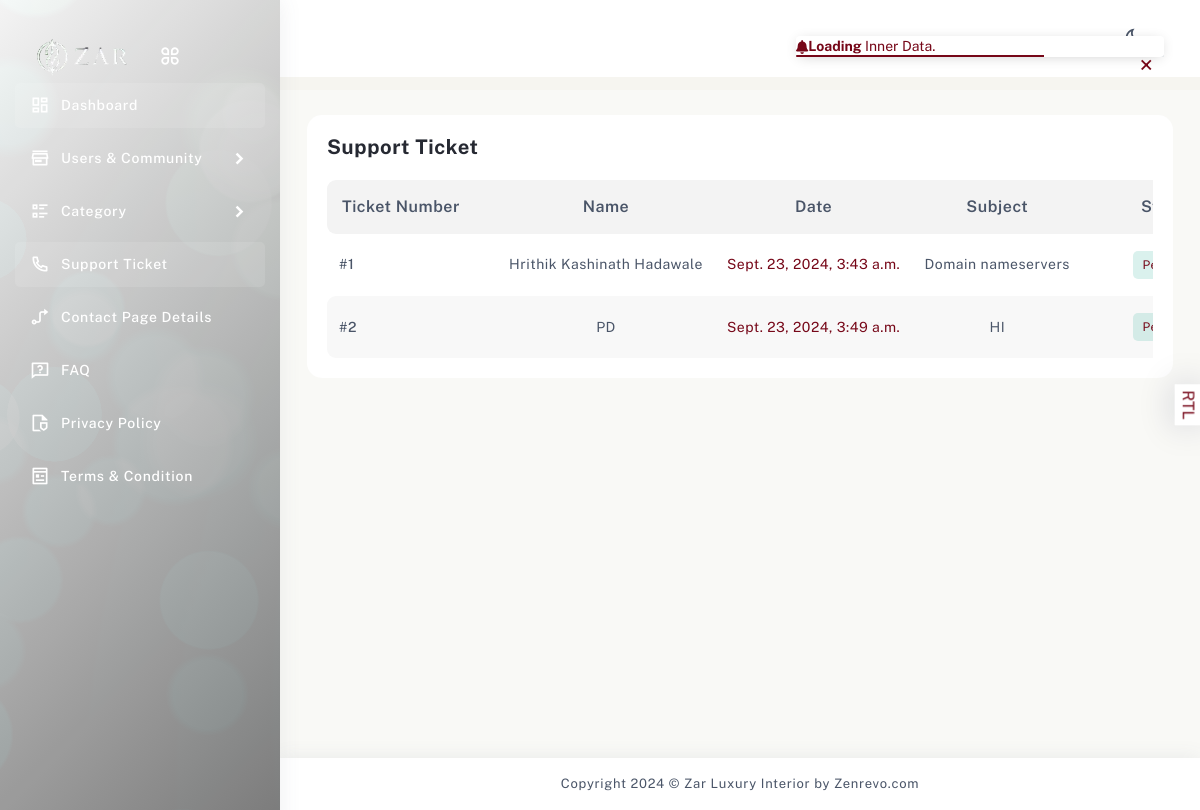
Page /dashboard/support-tickets on the earlier database version.
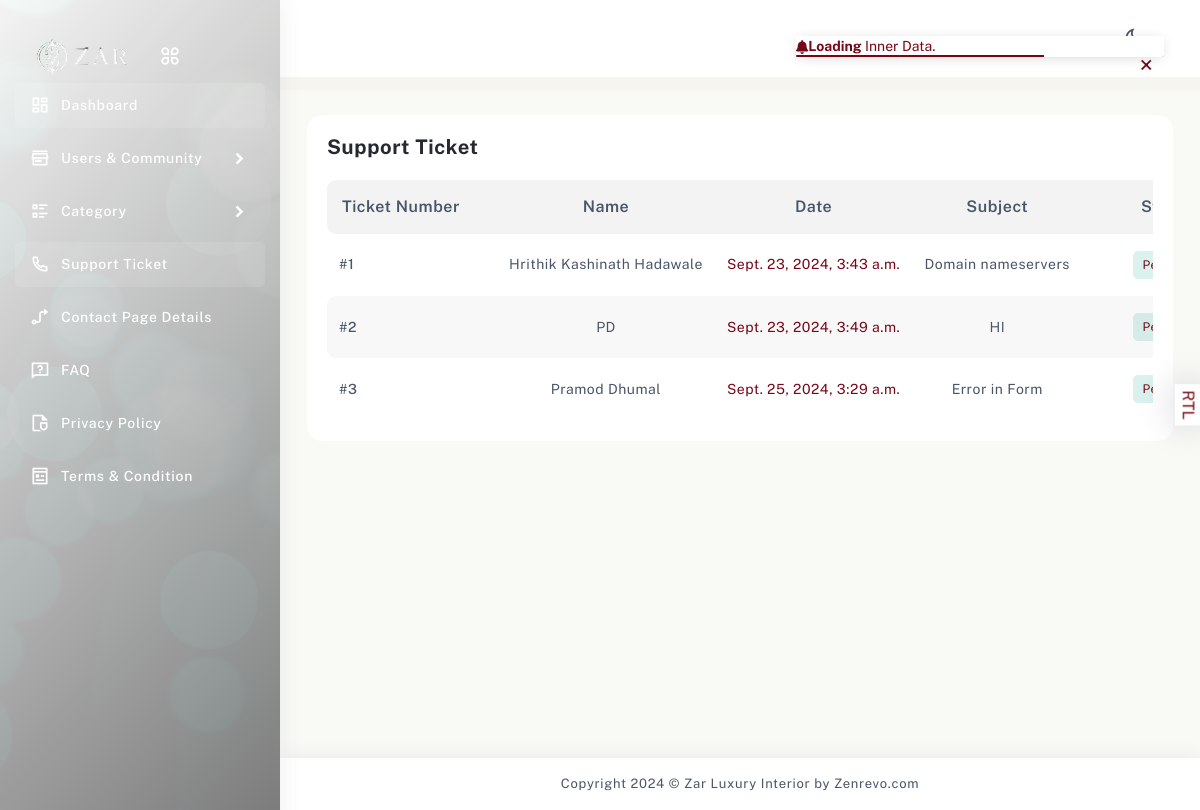
Same page on the later database version.
### main_app/models.py (models this page shows)
class SupportTickets(models.Model):
    name = models.CharField(max_length=100,blank=True, null=True)
    email = models.EmailField(blank=True, null=True)
    phone = models.CharField(max_length=20,blank=True, null=True)
    subject = models.CharField(max_length=200)
    message = models.TextField()
    status = models.CharField(max_length=20, choices=[('open', 'Open'), ('closed', 'Closed')], default='open')
    created_at = models.DateTimeField(auto_now_add=True)
    updated_at = models.DateTimeField(auto_now=True)

### home/views.py (the view, shortened to what this page needs)
# urls.py: path('support-tickets',views.support_ticket,name='support_ticket'),
def support_ticket(request):
    tickets = SupportTickets.objects.all()
    return render(request,'dashboard/support-ticket.html',{'title':'Support Ticket','tickets':tickets})

### templates/dashboard/support-ticket.html (shortened to what this page needs)
{% extends "dashboard/template.html" %}
{% block content %}
            <div class="page-body">
                <div class="container-fluid">
                    <div class="row">
                        <div class="col-sm-12">
                            <div class="card card-table">
                                <div class="card-body">
                                    <div class="title-header option-title">
                                        <h5>Support Ticket</h5>
                                    </div>
                                    <div>
                                        <div class="table-responsive">
                                            <table class="table ticket-table all-package theme-table" id="table_id">
                                                <thead>
                                                    <tr>
                                                        <th>
                                                            <div class="check-box-contain">
                                                                <span>Ticket Number</span>
                                                            </div>
                                                        </th>
                                                        <th>
                                                            <span>Name</span>
                                                        </th>
                                                        <th>
                                                            <span>Date</span>
                                                        </th>
                                                        <th>
                                                            <span>Subject</span>
                                                        </th>
                                                        <th>
                                                            <span>Status</span>
                                                        </th>
                                                    </tr>
                                                </thead>
                                                <tbody>
                                                    {% for i in tickets %}
                                                    <tr>
                                                        <td>
                                                            <div class="check-box-contain">
                                                                <span>#{{i.id}}</span>
                                                            </div>
                                                        </td>
                                                        <td>{{i.name}}</td>
                                                        <td>{{i.created_at}}</td>
                                                        <td>{{i.subject}}</td>
                                                        {% if i.resolved %}
                                                        <td class="status-success">
                                                            <span>Success</span>
                                                        </td>
                                                        {% else %}
                                                        <td class="status-danger">
                                                            <span>Pending</span>
                                                        </td>
                                                        {% endif %}
                                                    </tr>
                                                    {% endfor %}
                                                </tbody>
                                            </table>
                                        </div>
                                    </div>
                                </div>
                            </div>
                        </div>
                    </div>
                </div>
            </div>
            {% endblock content %}

Differences in the rows shown:
added SupportTickets: id "3", name "Pramod Dhumal", created_at "Sept. 25, 2024, 3:29 a.m.", subject "Error in Form"
